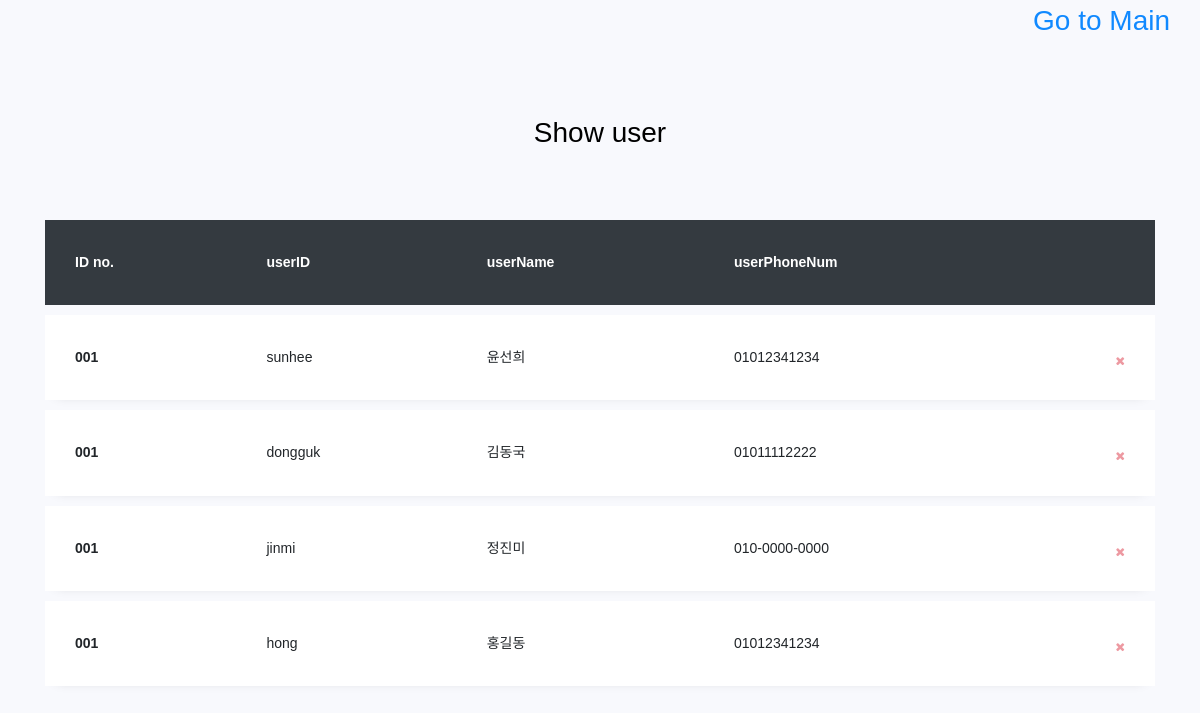
The app's page /show_user, older data.
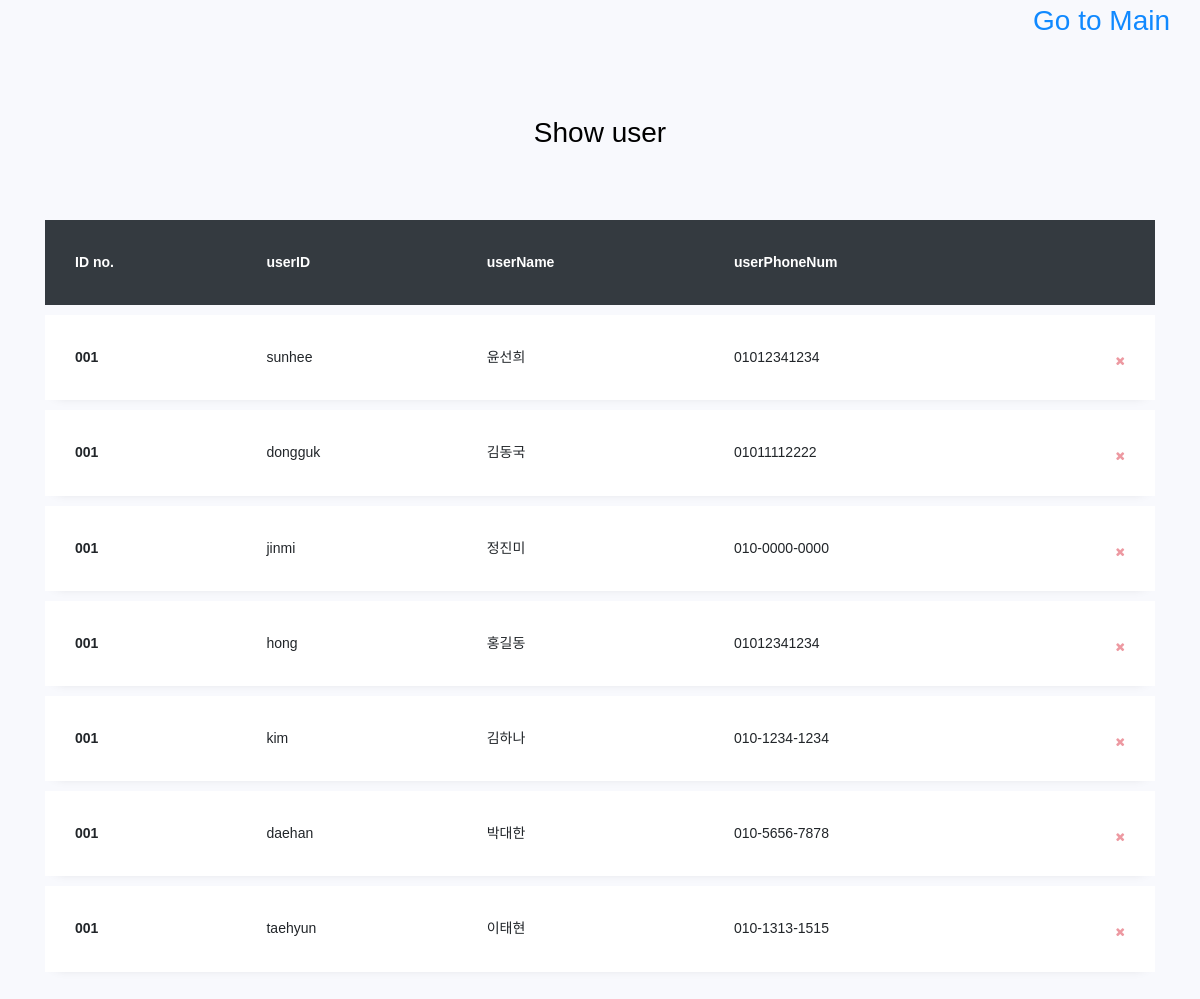
The same page, newer data.
### app.py (models this page shows, shortened)
class USER(db.Model):
    userID = db.Column(db.String(30), primary_key=True, unique=True)
    userPW = db.Column(db.String(50))
    userName = db.Column(db.String(100))
    userPhoneNum = db.Column(db.String(50))

### app.py (the view)
@app.route('/show_user')
def show_user():
    return render_template('show_user.html', USER=USER.query.all())

### templates/show_user.html (shortened to what this page needs)
<!DOCTYPE html>
<html>
<head>
    <link rel="stylesheet" href="https://maxcdn.bootstrapcdn.com/bootstrap/4.0.0/css/bootstrap.min.css">
    <link rel="stylesheet" href="https://stackpath.bootstrapcdn.com/font-awesome/4.7.0/css/font-awesome.min.css">
    <link rel="stylesheet" href="show_user.css">
    </head>
    <body>
        <h3 class='gotomain'><a href="{{ url_for('index') }}">Go to Main</a></h3>
        <section class="ftco-section">
        <div class="container">
            <div class="row justify-content-center">
                <div class="col-md-6 text-center mb-5">
                    <h2 class="heading-section">Show user</h2>
                </div>
            </div>
            <div class="row">
                <div class="col-md-12">
                    <div class="table-wrap">
                        <table class="table">
                          <thead class="thead-dark">
                            <tr>
                              <th>ID no.</th>
                              <th>userID</th>
                              <th>userName</th>
                              <th>userPhoneNum</th>
                              <th>&nbsp;</th>
                            </tr>
                          </thead>
                          <tbody>
                            {% for user in USER %}
                            <tr class="alert" role="alert">
                              <th scope="row">001</th>
                              <td>{{ user.userID }}</td>
                              <td>{{ user.userName }}</td>
                              <td>{{ user.userPhoneNum }}</td>
                              <td>
                                <a href="#" class="close" data-dismiss="alert" aria-label="Close">
                                <span aria-hidden="true"><i class="fa fa-close"></i></span>
                                </a>
                                </td>
                                </tr>
                                {% endfor %}
                                </tbody>
                            </table>
                        </div>
                    </div>
                </div>
            </div>
        </section>
    </body>
</html>

### templates/show_user.html (style rules this page uses)
.gotomain { position: absolute; right: 30px; }

Row changes from the older to the newer data that the page shows:
added USER: userID "kim", userName "김하나", userPhoneNum "010-1234-1234"
added USER: userID "daehan", userName "박대한", userPhoneNum "010-5656-7878"
added USER: userID "taehyun", userName "이태현", userPhoneNum "010-1313-1515"
